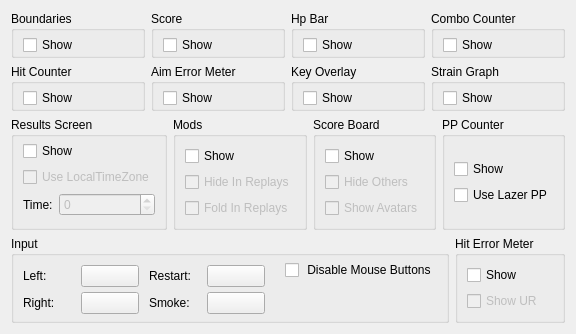
            <widget class="QWidget" name="gameplaySettings">
             <attribute name="title">
              <string>Gameplay</string>
             </attribute>
             <layout class="QGridLayout" name="gridLayout_12">
              <item row="0" column="0">
               <layout class="QVBoxLayout" name="gameplaySettingsVerticalLayout">
                <item>
                 <layout class="QGridLayout" name="gameplaySettingsGridLayout">
                  <property name="spacing">
                   <number>6</number>
                  </property>
                  <item row="0" column="0">
                   <widget class="QGroupBox" name="boundariesGroupBox">
                    <property name="title">
                     <string>Boundaries</string>
                    </property>
                    <layout class="QGridLayout" name="gridLayout_23">
                     <property name="topMargin">
                      <number>4</number>
                     </property>
                     <property name="bottomMargin">
                      <number>0</number>
                     </property>
                     <property name="spacing">
                      <number>0</number>
                     </property>
                     <item row="0" column="0">
                      <widget class="QCheckBox" name="boundariesShowCheckBox">
                       <property name="text">
                        <string>Show</string>
                       </property>
                      </widget>
                     </item>
                    </layout>
                   </widget>
                  </item>
                  <item row="0" column="1">
                   <widget class="QGroupBox" name="scoreGroupBox">
                    <property name="title">
                     <string>Score</string>
                    </property>
                    <layout class="QGridLayout" name="gridLayout_11">
                     <property name="topMargin">
                      <number>4</number>
                     </property>
                     <property name="bottomMargin">
                      <number>0</number>
                     </property>
                     <property name="spacing">
                      <number>0</number>
                     </property>
                     <item row="0" column="0">
                      <widget class="QCheckBox" name="scoreShowCheckBox">
                       <property name="text">
                        <string>Show</string>
                       </property>
                      </widget>
                     </item>
                    </layout>
                   </widget>
                  </item>
                  <item row="0" column="2">
                   <widget class="QGroupBox" name="hpBarGroupBox">
                    <property name="title">
                     <string>Hp Bar</string>
                    </property>
                    <layout class="QGridLayout" name="gridLayout_13">
                     <property name="topMargin">
                      <number>4</number>
                     </property>
                     <property name="bottomMargin">
                      <number>0</number>
                     </property>
                     <property name="spacing">
                      <number>0</number>
                     </property>
                     <item row="0" column="0">
                      <widget class="QCheckBox" name="hpBarShowCheckBox">
                       <property name="text">
                        <string>Show</string>
                       </property>
                      </widget>
                     </item>
                    </layout>
                   </widget>
                  </item>
                  <item row="0" column="3">
                   <widget class="QGroupBox" name="comboCounterGroupBox">
                    <property name="title">
                     <string>Combo Counter</string>
                    </property>
                    <layout class="QGridLayout" name="gridLayout_17">
                     <property name="topMargin">
                      <number>4</number>
                     </property>
                     <property name="bottomMargin">
                      <number>0</number>
                     </property>
                     <property name="spacing">
                      <number>0</number>
                     </property>
                     <item row="0" column="0">
                      <widget class="QCheckBox" name="comboCounterShowCheckBox">
                       <property name="text">
                        <string>Show</string>
                       </property>
                      </widget>
                     </item>
                    </layout>
                   </widget>
                  </item>
                  <item row="1" column="0">
                   <widget class="QGroupBox" name="hitCounterGroupBox">
                    <property name="title">
                     <string>Hit Counter</string>
                    </property>
                    <layout class="QGridLayout" name="gridLayout_24">
                     <property name="leftMargin">
                      <number>9</number>
                     </property>
                     <property name="topMargin">
                      <number>4</number>
                     </property>
                     <property name="bottomMargin">
                      <number>0</number>
                     </property>
                     <property name="spacing">
                      <number>0</number>
                     </property>
                     <item row="0" column="0">
                      <widget class="QCheckBox" name="hitCounterShowCheckBox">
                       <property name="text">
                        <string>Show</string>
                       </property>
                      </widget>
                     </item>
                    </layout>
                   </widget>
                  </item>
                  <item row="1" column="1">
                   <widget class="QGroupBox" name="aimErrorMeterGroupBox">
                    <property name="title">
                     <string>Aim Error Meter</string>
                    </property>
                    <layout class="QGridLayout" name="gridLayout_18">
                     <property name="topMargin">
                      <number>4</number>
                     </property>
                     <property name="bottomMargin">
                      <number>0</number>
                     </property>
                     <property name="spacing">
                      <number>0</number>
                     </property>
                     <item row="0" column="0">
                      <widget class="QCheckBox" name="aimErrorMeterShowCheckBox">
                       <property name="text">
                        <string>Show</string>
                       </property>
                      </widget>
                     </item>
                    </layout>
                   </widget>
                  </item>
                  <item row="1" column="2">
                   <widget class="QGroupBox" name="keyOverlayGroupBox">
                    <property name="title">
                     <string>Key Overlay</string>
                    </property>
                    <layout class="QGridLayout" name="gridLayout_20">
                     <property name="topMargin">
                      <number>4</number>
                     </property>
                     <property name="bottomMargin">
                      <number>0</number>
                     </property>
                     <property name="spacing">
                      <number>0</number>
                     </property>
                     <item row="0" column="0">
                      <widget class="QCheckBox" name="keyOverlayShowCheckBox">
                       <property name="text">
                        <string>Show</string>
                       </property>
                      </widget>
                     </item>
                    </layout>
                   </widget>
                  </item>
                  <item row="1" column="3">
                   <widget class="QGroupBox" name="strainGraphGroupBox">
                    <property name="title">
                     <string>Strain Graph</string>
                    </property>
                    <layout class="QGridLayout" name="gridLayout_26">
                     <property name="topMargin">
                      <number>4</number>
                     </property>
                     <property name="bottomMargin">
                      <number>0</number>
                     </property>
                     <property name="spacing">
                      <number>0</number>
                     </property>
                     <item row="0" column="0">
                      <widget class="QCheckBox" name="strainGraphShowCheckBox">
                       <property name="text">
                        <string>Show</string>
                       </property>
                      </widget>
                     </item>
                    </layout>
                   </widget>
                  </item>
                 </layout>
                </item>
                <item>
                 <layout class="QHBoxLayout" name="gameplaySettingsHorizontalLayout">
                  <item>
                   <widget class="QGroupBox" name="resultsScreenGroupBox">
                    <property name="title">
                     <string>Results Screen</string>
                    </property>
                    <layout class="QVBoxLayout" name="verticalLayout_2">
                     <property name="topMargin">
                      <number>4</number>
                     </property>
                     <property name="rightMargin">
                      <number>9</number>
                     </property>
                     <property name="bottomMargin">
                      <number>0</number>
                     </property>
                     <item>
                      <layout class="QVBoxLayout" name="resultsScreenVerticalLayout">
                       <item>
                        <widget class="QCheckBox" name="resultsScreenShowCheckBox">
                         <property name="text">
                          <string>Show</string>
                         </property>
                        </widget>
                       </item>
                       <item>
                        <widget class="QCheckBox" name="resultsScreenUseLocalTimeZoneCheckBox">
                         <property name="enabled">
                          <bool>false</bool>
                         </property>
                         <property name="text">
                          <string>Use LocalTimeZone</string>
                         </property>
                        </widget>
                       </item>
                       <item>
                        <layout class="QFormLayout" name="resultsScreenTimeFormLayout">
                         <item row="0" column="0">
                          <widget class="QLabel" name="resultsScreenTimeLabel">
                           <property name="text">
                            <string>Time:</string>
                           </property>
                          </widget>
                         </item>
                         <item row="0" column="1">
                          <widget class="QSpinBox" name="resultsScreenTimeSpinBox">
                           <property name="enabled">
                            <bool>false</bool>
                           </property>
                          </widget>
                         </item>
                        </layout>
                       </item>
                      </layout>
                     </item>
                    </layout>
                   </widget>
                  </item>
                  <item>
                   <widget class="QGroupBox" name="modsGroupBox">
                    <property name="title">
                     <string>Mods</string>
                    </property>
                    <layout class="QVBoxLayout" name="verticalLayout">
                     <item>
                      <layout class="QVBoxLayout" name="modsVerticalLayout">
                       <item>
                        <widget class="QCheckBox" name="modsShowCheckBox">
                         <property name="text">
                          <string>Show</string>
                         </property>
                        </widget>
                       </item>
                       <item>
                        <widget class="QCheckBox" name="modsHideInReplaysCheckBox">
                         <property name="enabled">
                          <bool>false</bool>
                         </property>
                         <property name="text">
                          <string>Hide In Replays</string>
                         </property>
                        </widget>
                       </item>
                       <item>
                        <widget class="QCheckBox" name="modsFoldInReplaysCheckBox">
                         <property name="enabled">
                          <bool>false</bool>
                         </property>
                         <property name="text">
                          <string>Fold In Replays</string>
                         </property>
                        </widget>
                       </item>
                      </layout>
                     </item>
                    </layout>
                   </widget>
                  </item>
                  <item>
                   <widget class="QGroupBox" name="scoreBoardGroupBox">
                    <property name="title">
                     <string>Score Board</string>
                    </property>
                    <layout class="QGridLayout" name="gridLayout_4">
                     <item row="0" column="0">
                      <layout class="QVBoxLayout" name="scoreBoardVerticalLayout">
                       <item>
                        <widget class="QCheckBox" name="scoreBoardShowCheckBox">
                         <property name="text">
                          <string>Show</string>
                         </property>
                        </widget>
                       </item>
                       <item>
                        <widget class="QCheckBox" name="scoreBoardHideOthersCheckBox">
                         <property name="enabled">
                          <bool>false</bool>
                         </property>
                         <property name="text">
                          <string>Hide Others</string>
                         </property>
                        </widget>
                       </item>
                       <item>
                        <widget class="QCheckBox" name="scoreBoardShowAvatarsCheckBox">
                         <property name="enabled">
                          <bool>false</bool>
                         </property>
                         <property name="text">
                          <string>Show Avatars</string>
                         </property>
                        </widget>
                       </item>
                      </layout>
                     </item>
                    </layout>
                   </widget>
                  </item>
                  <item>
                   <widget class="QGroupBox" name="ppCounterGroupBox">
                    <property name="title">
                     <string>PP Counter</string>
                    </property>
                    <layout class="QGridLayout" name="gridLayout_2">
                     <item row="0" column="0">
                      <layout class="QVBoxLayout" name="ppCounterVerticalLayout">
                       <item>
                        <widget class="QCheckBox" name="ppCounterShowCheckBox">
                         <property name="text">
                          <string>Show</string>
                         </property>
                        </widget>
                       </item>
                       <item>
                        <widget class="QCheckBox" name="ppCounterUseLazerPPCheckBox">
                         <property name="text">
                          <string>Use Lazer PP</string>
                         </property>
                        </widget>
                       </item>
                      </layout>
                     </item>
                    </layout>
                   </widget>
                  </item>
                 </layout>
                </item>
                <item>
                 <layout class="QHBoxLayout" name="gameplaySettingsGridLayout_2" stretch="4,1">
                  <item>
                   <widget class="QGroupBox" name="inputGroupBox">
                    <property name="title">
                     <string>Input</string>
                    </property>
                    <layout class="QGridLayout" name="gridLayout_22">
                     <property name="topMargin">
                      <number>4</number>
                     </property>
                     <property name="bottomMargin">
                      <number>0</number>
                     </property>
                     <property name="spacing">
                      <number>0</number>
                     </property>
                     <item row="0" column="0">
                      <layout class="QGridLayout" name="inputGridLayout" rowstretch="0,0" columnstretch="0,0">
                       <property name="horizontalSpacing">
                        <number>20</number>
                       </property>
                       <item row="0" column="1">
                        <widget class="QCheckBox" name="mouseButtonsDisabledCheckBox">
                         <property name="text">
                          <string> Disable Mouse Buttons</string>
                         </property>
                        </widget>
                       </item>
                       <item row="1" column="1">
                        <widget class="QWidget" name="empty_widget_2" native="true"/>
                       </item>
                       <item row="0" column="0" rowspan="2">
                        <layout class="QGridLayout" name="inputKeyGridLayout">
                         <property name="horizontalSpacing">
                          <number>10</number>
                         </property>
                         <item row="0" column="0">
                          <layout class="QHBoxLayout" name="leftKeyHorizontalLayout" stretch="1,1">
                           <item>
                            <widget class="QLabel" name="leftKeyLabel">
                             <property name="text">
                              <string>Left:</string>
                             </property>
                            </widget>
                           </item>
                           <item>
                            <widget class="QPushButton" name="leftKeyPushButton">
                             <property name="text">
                              <string notr="true"/>
                             </property>
                            </widget>
                           </item>
                          </layout>
                         </item>
                         <item row="0" column="1">
                          <layout class="QHBoxLayout" name="restartKeyHorizontalLayout" stretch="1,1">
                           <item>
                            <widget class="QLabel" name="restartKeyLabel">
                             <property name="text">
                              <string>Restart:</string>
                             </property>
                            </widget>
                           </item>
                           <item>
                            <widget class="QPushButton" name="restartKeyPushButton">
                             <property name="text">
                              <string notr="true"/>
                             </property>
                            </widget>
                           </item>
                          </layout>
                         </item>
                         <item row="1" column="0">
                          <layout class="QHBoxLayout" name="rightKeyHorizontalLayout" stretch="1,1">
                           <item>
                            <widget class="QLabel" name="rightKeyLabel">
                             <property name="text">
                              <string>Right:</string>
                             </property>
                            </widget>
                           </item>
                           <item>
                            <widget class="QPushButton" name="rightKeyPushButton">
                             <property name="text">
                              <string notr="true"/>
                             </property>
                            </widget>
                           </item>
                          </layout>
                         </item>
                         <item row="1" column="1">
                          <layout class="QHBoxLayout" name="smokeKeyHorizontalLayout" stretch="1,1">
                           <item>
                            <widget class="QLabel" name="smokeKeyLabel">
                             <property name="text">
                              <string>Smoke:</string>
                             </property>
                            </widget>
                           </item>
                           <item>
                            <widget class="QPushButton" name="smokeKeyPushButton">
                             <property name="text">
                              <string notr="true"/>
                             </property>
                            </widget>
                           </item>
                          </layout>
                         </item>
                        </layout>
                       </item>
                      </layout>
                     </item>
                    </layout>
                   </widget>
                  </item>
                  <item>
                   <widget class="QGroupBox" name="hitErrorMeterGroupBox">
                    <property name="title">
                     <string>Hit Error Meter</string>
                    </property>
                    <layout class="QGridLayout" name="gridLayout_7">
                     <item row="0" column="0">
                      <layout class="QVBoxLayout" name="hitErrorMeterVerticalLayout">
                       <item>
                        <widget class="QCheckBox" name="hitErrorMeterShowCheckBox">
                         <property name="text">
                          <string>Show</string>
                         </property>
                        </widget>
                       </item>
                       <item>
                        <widget class="QCheckBox" name="hitErrorMeterShowUnstableRateCheckBox">
                         <property name="enabled">
                          <bool>false</bool>
                         </property>
                         <property name="toolTip">
                          <string>Only shows if hit error meter is enabled.</string>
                         </property>
                         <property name="text">
                          <string>Show UR</string>
                         </property>
                        </widget>
                       </item>
                      </layout>
                     </item>
                    </layout>
                   </widget>
                  </item>
                 </layout>
                </item>
               </layout>
              </item>
             </layout>
            </widget>
